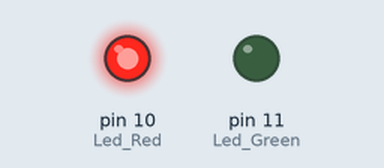
Recording of a sketch running on a simulated Arduino Uno, built with avr-gcc and run on an emulated ATmega328P. Parts: output pins drawn as LEDs (lit = HIGH).

Above: at 1.5 s.
At 4.5 s:
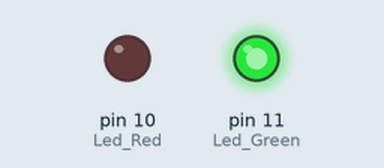
Timing chart, 0 to 7.8 s (numbered marks = the images above):
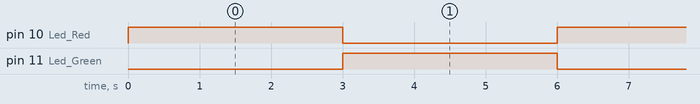

The sketch:

ky-011-2-colors-led.ino
```cpp
int Led_Red = 10;
int Led_Green = 11;
void setup(){
  // Output pin initialization for the LEDs
  pinMode(Led_Red, OUTPUT);
  pinMode(Led_Green, OUTPUT);
}
void loop(){ //Main program loop
  digitalWrite(Led_Red, HIGH); // LED will be switched on
  digitalWrite(Led_Green, LOW); // LED will be switched off
  delay(3000); // Waitmode for 3 seconds
  digitalWrite(Led_Red, LOW); // LED will be switched off
  digitalWrite(Led_Green, HIGH); // LED will be switched on
  delay(3000); // Waitmode for another 3 seconds in which the status of the LEDs are shifted.
}
```

Measured:
- by itself, pin 10 (Led_Red), pin 11 (Led_Green): alternates HIGH for 3.0 s and LOW for 3.0 s
